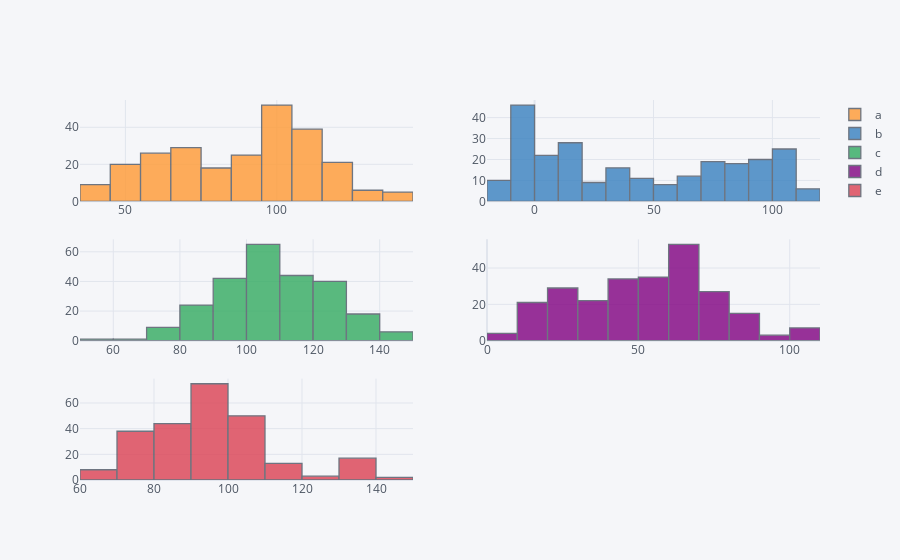

Notebook cell for this chart:
### Markdown cell above
**Cufflinks** provides various plotting types that can be used to visualize data. Some of the available plotting types in Cufflinks include:

- Line plots (line)
- Scatter plots (scatter)
- Bar plots (bar)
- Box plots (box)
- Histograms (histogram)
- Heatmaps (heatmap)
- Surface plots (surface)
- Bubble plots (bubble)
- 3D scatter plots (scatter3d)
- Pie charts (pie)
- Area plots (area)
- Violin plots (violin)
- Box plots grouped by category (boxgroup)
- Density plots (density)
- Error bars plots (error)
- Subplots (subplot)


These are just a few examples of the available plotting types in Cufflinks. Each plotting type has its own set of parameters and customization options to create visually appealing and informative plots.

Let's try out to plot histograms.

### Code cell
# Generate a histogram plot for each column as subplots
histogram_plot = df.iplot(kind='hist', subplots=True, bins=15, asFigure=True)

# Display the interactive plot using Plotly's iplot function
plyo.iplot(histogram_plot, image='png', filename='ply_03')

### Figure 1 — Plotly figure (JSON) as saved in the notebook; plotly's stock layout.template omitted (floating-point values rounded to 4 significant figures; data arrays with more than 128 entries replaced by an {"elided": "..."} marker saying what was removed)
{"data": [{"histfunc": "count", "histnorm": "", "marker": {"color": "rgba(255, 153, 51, 1.0)", "line": {"color": "#4D5663", "width": 1.3}}, "name": "a", "nbinsx": 15, "opacity": 0.8, "orientation": "v", "type": "histogram", "x": {"elided": "250 float values"}, "xaxis": "x", "yaxis": "y"}, {"histfunc": "count", "histnorm": "", "marker": {"color": "rgba(55, 128, 191, 1.0)", "line": {"color": "#4D5663", "width": 1.3}}, "name": "b", "nbinsx": 15, "opacity": 0.8, "orientation": "v", "type": "histogram", "x": {"elided": "250 float values"}, "xaxis": "x2", "yaxis": "y2"}, {"histfunc": "count", "histnorm": "", "marker": {"color": "rgba(50, 171, 96, 1.0)", "line": {"color": "#4D5663", "width": 1.3}}, "name": "c", "nbinsx": 15, "opacity": 0.8, "orientation": "v", "type": "histogram", "x": {"elided": "250 float values"}, "xaxis": "x3", "yaxis": "y3"}, {"histfunc": "count", "histnorm": "", "marker": {"color": "rgba(128, 0, 128, 1.0)", "line": {"color": "#4D5663", "width": 1.3}}, "name": "d", "nbinsx": 15, "opacity": 0.8, "orientation": "v", "type": "histogram", "x": {"elided": "250 float values"}, "xaxis": "x4", "yaxis": "y4"}, {"histfunc": "count", "histnorm": "", "marker": {"color": "rgba(219, 64, 82, 1.0)", "line": {"color": "#4D5663", "width": 1.3}}, "name": "e", "nbinsx": 15, "opacity": 0.8, "orientation": "v", "type": "histogram", "x": {"elided": "250 float values"}, "xaxis": "x5", "yaxis": "y5"}], "layout": {"barmode": "overlay", "legend": {"bgcolor": "#F5F6F9", "font": {"color": "#4D5663"}}, "paper_bgcolor": "#F5F6F9", "plot_bgcolor": "#F5F6F9", "title": {"font": {"color": "#4D5663"}}, "xaxis": {"anchor": "y", "domain": [0.0, 0.45], "gridcolor": "#E1E5ED", "showgrid": true, "tickfont": {"color": "#4D5663"}, "title": {"font": {"color": "#4D5663"}, "text": ""}, "zerolinecolor": "#E1E5ED"}, "xaxis2": {"anchor": "y2", "domain": [0.55, 1.0], "gridcolor": "#E1E5ED", "showgrid": true, "tickfont": {"color": "#4D5663"}, "title": {"font": {"color": "#4D5663"}, "text": ""}, "zerolinecolor": "#E1E5ED"}, "xaxis3": {"anchor": "y3", "domain": [0.0, 0.45], "gridcolor": "#E1E5ED", "showgrid": true, "tickfont": {"color": "#4D5663"}, "title": {"font": {"color": "#4D5663"}, "text": ""}, "zerolinecolor": "#E1E5ED"}, "xaxis4": {"anchor": "y4", "domain": [0.55, 1.0], "gridcolor": "#E1E5ED", "showgrid": true, "tickfont": {"color": "#4D5663"}, "title": {"font": {"color": "#4D5663"}, "text": ""}, "zerolinecolor": "#E1E5ED"}, "xaxis5": {"anchor": "y5", "domain": [0.0, 0.45], "gridcolor": "#E1E5ED", "showgrid": true, "tickfont": {"color": "#4D5663"}, "title": {"font": {"color": "#4D5663"}, "text": ""}, "zerolinecolor": "#E1E5ED"}, "yaxis": {"anchor": "x", "domain": [0.7333, 1.0], "gridcolor": "#E1E5ED", "showgrid": true, "tickfont": {"color": "#4D5663"}, "title": {"font": {"color": "#4D5663"}, "text": ""}, "zerolinecolor": "#E1E5ED"}, "yaxis2": {"anchor": "x2", "domain": [0.7333, 1.0], "gridcolor": "#E1E5ED", "showgrid": true, "tickfont": {"color": "#4D5663"}, "title": {"font": {"color": "#4D5663"}, "text": ""}, "zerolinecolor": "#E1E5ED"}, "yaxis3": {"anchor": "x3", "domain": [0.3667, 0.6333], "gridcolor": "#E1E5ED", "showgrid": true, "tickfont": {"color": "#4D5663"}, "title": {"font": {"color": "#4D5663"}, "text": ""}, "zerolinecolor": "#E1E5ED"}, "yaxis4": {"anchor": "x4", "domain": [0.3667, 0.6333], "gridcolor": "#E1E5ED", "showgrid": true, "tickfont": {"color": "#4D5663"}, "title": {"font": {"color": "#4D5663"}, "text": ""}, "zerolinecolor": "#E1E5ED"}, "yaxis5": {"anchor": "x5", "domain": [0.0, 0.2667], "gridcolor": "#E1E5ED", "showgrid": true, "tickfont": {"color": "#4D5663"}, "title": {"font": {"color": "#4D5663"}, "text": ""}, "zerolinecolor": "#E1E5ED"}}}
